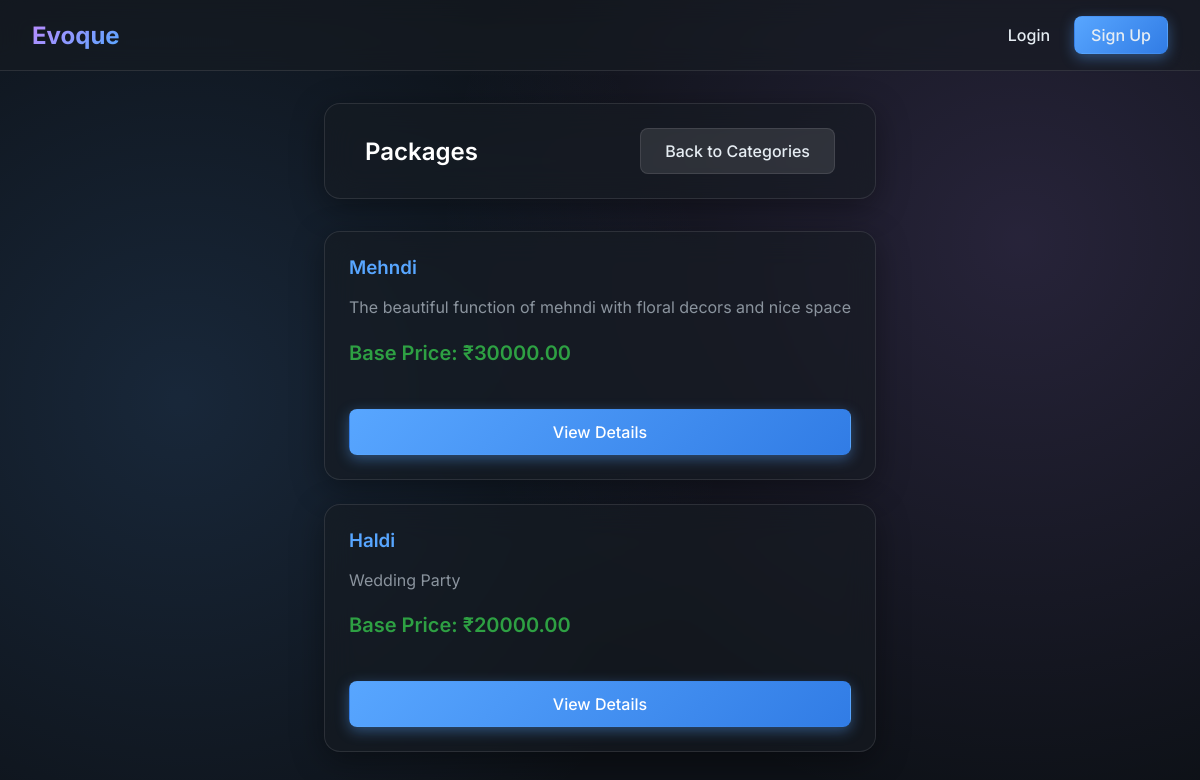
Screenshot of /cutomer/categories/packages/1/ with the database file from the repository.
### core/models.py (models this page shows, shortened)
class Package(models.Model):
    category = models.ForeignKey(Category, on_delete=models.CASCADE)
    name = models.CharField(max_length=100)
    description = models.TextField(blank=True, null=True)
    price = models.DecimalField(max_digits=10, decimal_places=2)
    status = models.BooleanField(default=True)

### core/views.py (the view)
# urls.py: path('cutomer/categories/packages/<int:categoryId>/', views.packageList, name='packageList'),
def packageList(request, categoryId):
    packages=Package.objects.filter(category_id=categoryId, status=True)
    return render(request, 'packageList.html', {'packages':packages})

### core/templates/packageList.html (shortened to what this page needs)
{% extends 'base.html' %}
{% block content %}
<div class="glass-panel" style="margin-bottom: 2rem; padding: 1.5rem 2.5rem; display: flex; justify-content: space-between; align-items: center;">
    <h2 style="margin: 0;">Packages</h2>
    <a href="{% url 'categoryList' %}" class="btn btn-secondary">Back to Categories</a>
</div>
<div style="display: grid; grid-template-columns: repeat(auto-fill, minmax(300px, 1fr)); gap: 1.5rem;">
    {% for p in packages %}
    <div class="glass-panel" style="padding: 1.5rem; display: flex; flex-direction: column; justify-content: space-between;">
        <div>
            <h3 style="color: var(--primary-accent);">{{ p.name }}</h3>
            <p>{{ p.description }}</p>
            <p style="font-size: 1.25rem; font-weight: 600; color: var(--success); margin: 1rem 0;">Base Price: ₹{{ p.price }}</p>
        </div>
        <div style="margin-top: 1.5rem;">
            <a href="{% url 'packageDetail' p.id %}" class="btn btn-primary btn-block">View Details</a>
        </div>
    </div>
    {% empty %}
    <div class="glass-panel" style="grid-column: 1 / -1; text-align: center;">
        <p>No packages available in this category at the moment.</p>
    </div>
    {% endfor %}
</div>
{% endblock %}

### static/css/styles.css (style rules this page uses)
:root { --bg-color: #0d1117; --text-color: #e6edf3; --text-muted: #8b949e; --primary-accent: #58a6ff; --secondary-accent: #bc8cff; --success: #2ea043; --danger: #f85149; --glass-bg: rgba(22, 27, 34, 0.6); --glass-border: rgba(255, 255, 255, 0.1); --glass-shadow: 0 8px 32px 0 rgba(0, 0, 0, 0.37); --font-family: 'Inter', sans-serif; }
* { box-sizing: border-box; margin: 0; padding: 0; }
body { font-family: var(--font-family); background-color: var(--bg-color); color: var(--text-color); min-height: 100vh; display: flex; flex-direction: column; background-image: radial-gradient(circle at 15% 50%, rgba(88, 166, 255, 0.15) 0%, transparent 50%), radial-gradient(circle at 85% 30%, rgba(188, 140, 255, 0.15) 0%, transparent 50%); background-attachment: fixed; }
.glass-panel { background: var(--glass-bg); backdrop-filter: blur(16px); -webkit-backdrop-filter: blur(16px); border: 1px solid var(--glass-border); border-radius: 16px; box-shadow: var(--glass-shadow); padding: 2.5rem; transition: transform 0.3s ease, box-shadow 0.3s ease; }
h1, h2, h3, h4, h5, h6 { font-weight: 600; margin-bottom: 1rem; color: #ffffff; }
p { color: var(--text-muted); line-height: 1.6; margin-bottom: 1rem; }
a { color: var(--primary-accent); text-decoration: none; transition: color 0.2s ease, text-shadow 0.2s ease; }
.btn { display: inline-block; font-weight: 500; text-align: center; white-space: nowrap; vertical-align: middle; cursor: pointer; border: 1px solid transparent; padding: 0.75rem 1.5rem; font-size: 1rem; border-radius: 8px; transition: all 0.2s ease-in-out; font-family: var(--font-family); text-decoration: none; }
.btn-primary { color: #ffffff; background: linear-gradient(135deg, var(--primary-accent) 0%, #317ce5 100%); box-shadow: 0 4px 14px rgba(88, 166, 255, 0.4); }
.btn-secondary { color: var(--text-color); background: rgba(255, 255, 255, 0.1); border: 1px solid var(--glass-border); }
.btn-block { display: block; width: 100%; }

### rows the page displays
Package: name "Mehndi", description "The beautiful function of mehndi with floral decors and nice space", price "30000.00"
Package: name "Haldi", description "Wedding Party", price "20000.00"
